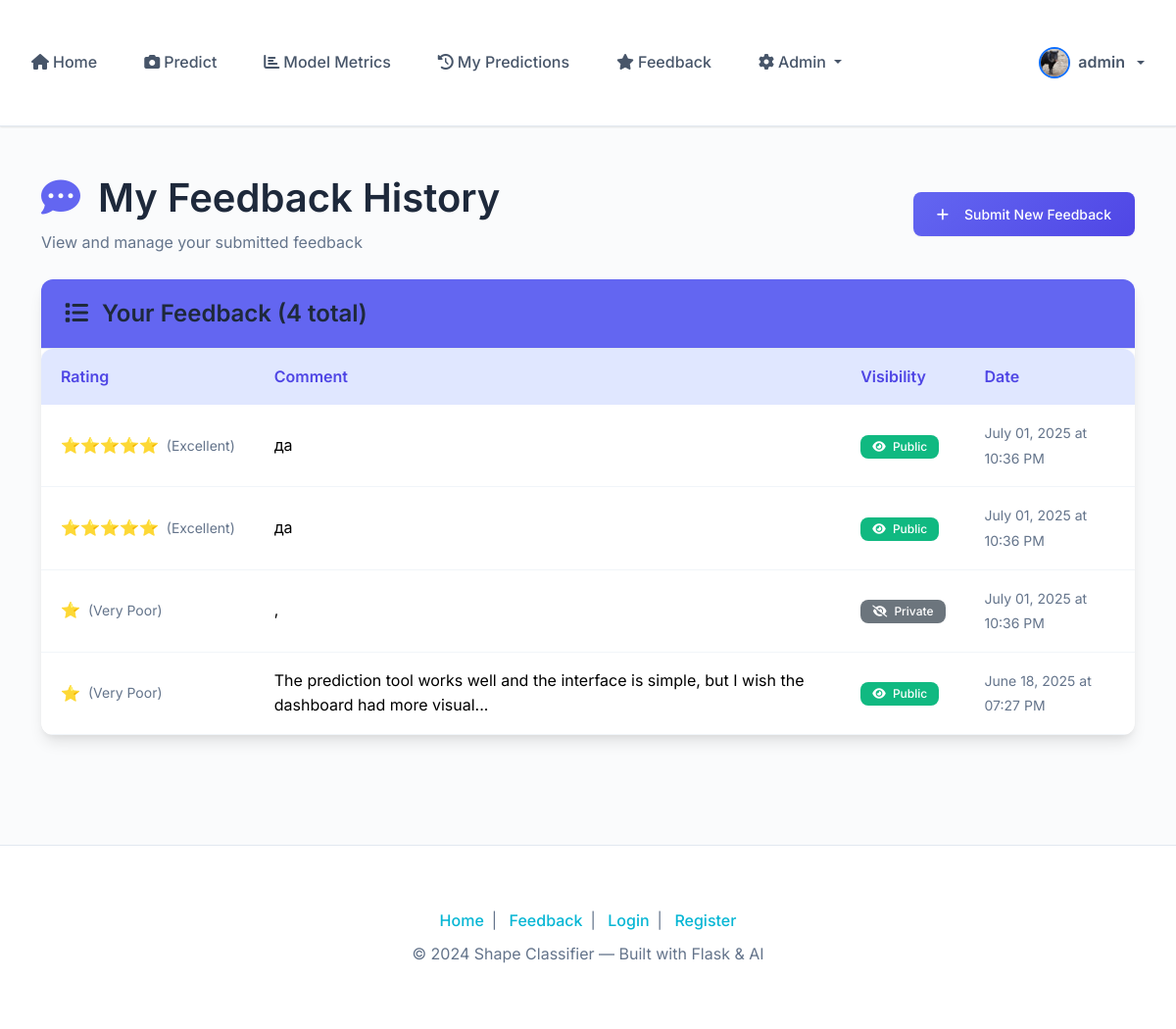
Page /my-feedback (signed in) on the earlier database version.
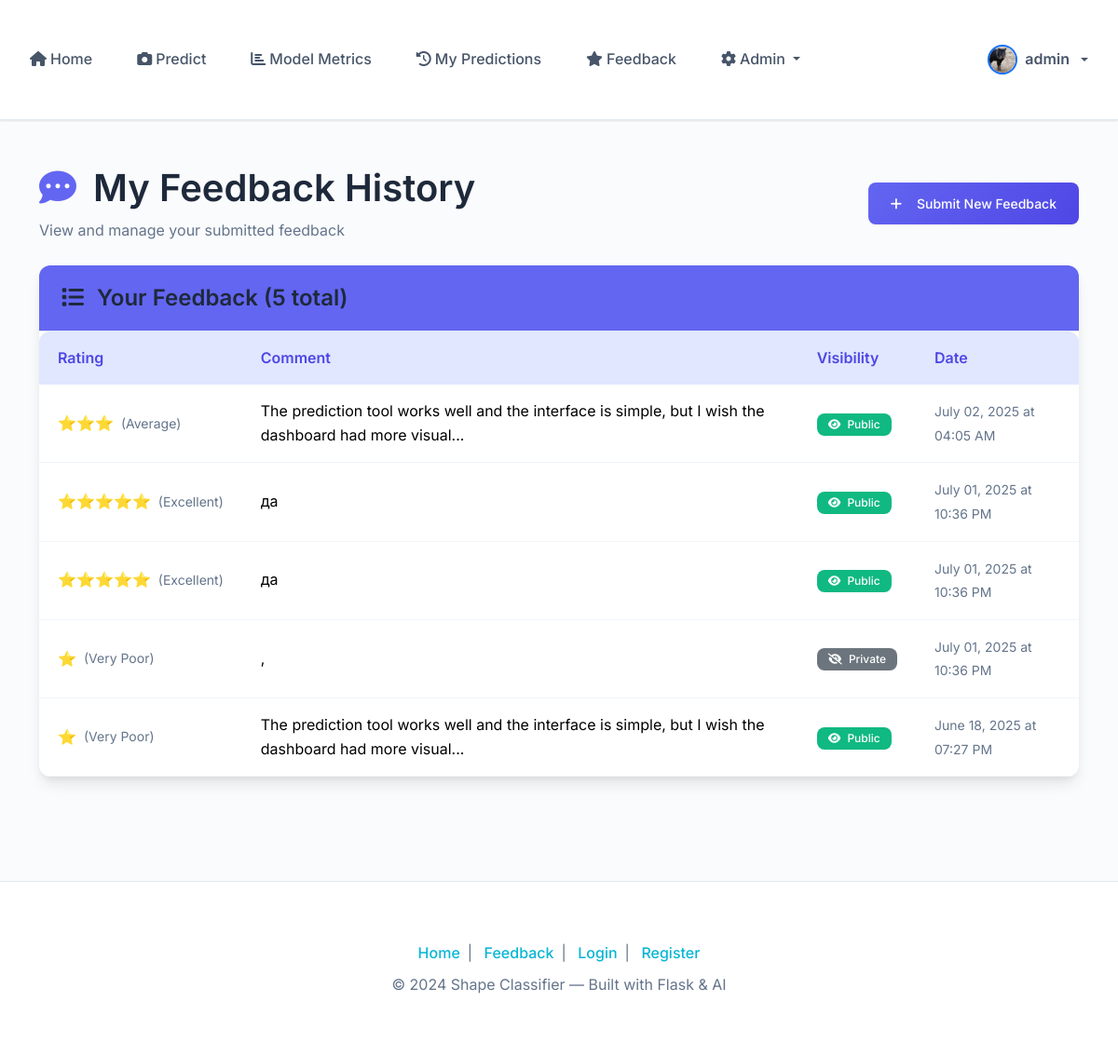
Same page on the later database version.
### app/models/feedback.py (models this page shows, shortened)
class Feedback(db.Model):
    id = db.Column(db.Integer, primary_key=True)
    rating = db.Column(db.Integer, nullable=False)  # 1-5 stars
    comment = db.Column(db.Text, nullable=True)  # Optional comment
    is_public = db.Column(db.Boolean, default=True)  # Visibility flag
    user_id = db.Column(db.Integer, db.ForeignKey('user.id'), nullable=False)
    created_at = db.Column(db.DateTime, default=datetime.utcnow)
    user = db.relationship('User', backref='feedbacks')
    @property
    def rating_stars(self):
        return '⭐' * self.rating
    @property
    def rating_text(self):
        ratings = {
            1: 'Very Poor',
            2: 'Poor',
            3: 'Average',
            4: 'Good',
            5: 'Excellent'
        }
        return ratings.get(self.rating, 'Unknown')

### app/routes/main.py (the view)
@main.route('/my-feedback')
@login_required
def my_feedback():
    page = request.args.get('page', 1, type=int)
    feedbacks = Feedback.query.filter_by(user_id=current_user.id).order_by(
        Feedback.created_at.desc()
    ).paginate(
        page=page, per_page=10, error_out=False
    )
    return render_template('main/my_feedback.html', feedbacks=feedbacks)

### app/models/user.py (called while the page is built)
    def is_admin(self):
        return self.role == 'admin'

    def get_profile_picture_url(self):
        if self.profile_picture:
            return f'/static/uploads/{self.profile_picture}'
        return f'https://ui-avatars.com/api/?name={self.username}&background=random&color=fff&size=200'

### app/templates/main/my_feedback.html (shortened to what this page needs)
{% extends "base.html" %}
{% block content %}
<div class="container py-5">
    <div class="row">
        <div class="col-12">
            <div class="d-flex justify-content-between align-items-center mb-4">
                <div>
                    <h1 class="mb-2">
                        <i class="fas fa-comment-dots me-2 text-primary"></i>
                        My Feedback History
                    </h1>
                    <p class="text-muted mb-0">View and manage your submitted feedback</p>
                </div>
                <a href="{{ url_for('main.feedback') }}" class="btn btn-primary">
                    <i class="fas fa-plus me-2"></i>Submit New Feedback
                </a>
            </div>
            {% if feedbacks.items %}
            <div class="card shadow-lg border-0">
                <div class="card-header bg-primary text-white">
                    <h4 class="mb-0">
                        <i class="fas fa-list me-2"></i>
                        Your Feedback ({{ feedbacks.total }} total)
                    </h4>
                </div>
                <div class="card-body p-0">
                    <div class="table-responsive">
                        <table class="table table-hover mb-0">
                            <thead class="table-light">
                                <tr>
                                    <th>Rating</th>
                                    <th>Comment</th>
                                    <th>Visibility</th>
                                    <th>Date</th>
                                </tr>
                            </thead>
                            <tbody>
                                {% for feedback in feedbacks.items %}
                                <tr>
                                    <td>
                                        <div class="d-flex align-items-center">
                                            <span class="text-warning me-2">{{ feedback.rating_stars }}</span>
                                            <small class="text-muted">({{ feedback.rating_text }})</small>
                                        </div>
                                    </td>
                                    <td>
                                        {% if feedback.comment %}
                                            <p class="mb-0">{{ feedback.comment[:100] }}{% if feedback.comment|length > 100 %}...{% endif %}</p>
                                        {% else %}
                                            <span class="text-muted">No comment</span>
                                        {% endif %}
                                    </td>
                                    <td>
                                        <span class="badge bg-{% if feedback.is_public %}success{% else %}secondary{% endif %}">
                                            <i class="fas fa-{% if feedback.is_public %}eye{% else %}eye-slash{% endif %} me-1"></i>
                                            {{ 'Public' if feedback.is_public else 'Private' }}
                                        </span>
                                    </td>
                                    <td>
                                        <small class="text-muted">{{ feedback.created_at.strftime('%B %d, %Y at %I:%M %p') }}</small>
                                    </td>
                                </tr>
                                {% endfor %}
                            </tbody>
                        </table>
                    </div>
                </div>
            </div>
            {% endif %}
        </div>
    </div>
</div>
{% endblock %}

Differences in the rows shown:
added Feedback: rating_stars "⭐⭐⭐", rating_text "Average", comment "The prediction tool works well and the interface is simple, but I wish the dashboard had more visual", is_public "Public", created_at "July 02, 2025 at 04:05 AM"
Other differences:
{{ feedbacks.total }}: "4" → "5"
